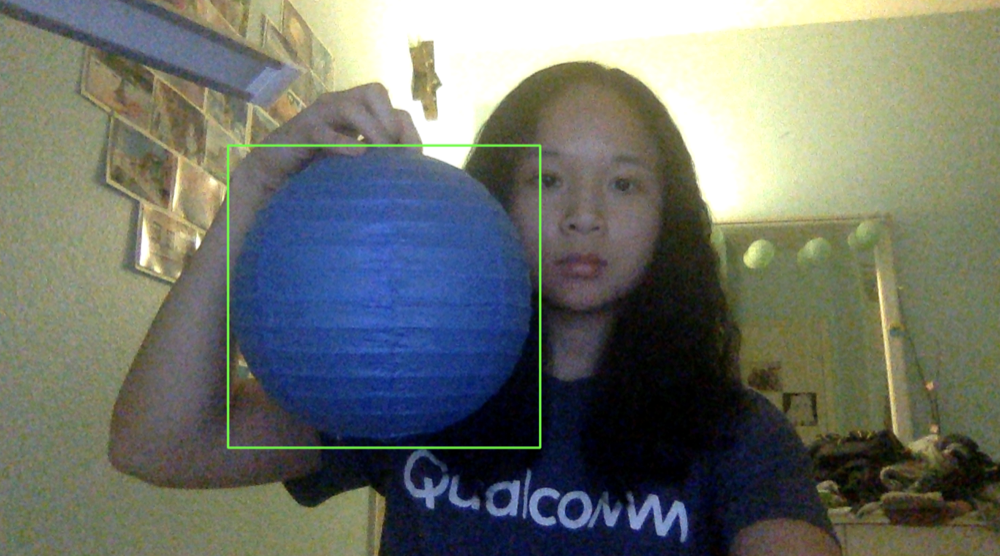
#> input picture Tutorial1/Tutorial1_Images/pt1_hsv.png, 1000 x 556 px, given in place of the camera
$ python hsv_video.py
#> lines starting #> are read from the running program, lines starting #| are printed output that depends on the picture; after the words box and inside, x2 and y2 are one past the last pixel; in counts of white or black regions, pixels touching at a corner belong together
"""
Detect Blue Objects in HSV

Reference:
    https://answers.opencv.org/question/200861/drawing-a-rectangle-around-a-color-as-shown/?fbclid=IwAR3_P7pmzYS7Mw8sSBtK5d7szhg-RNjCkZzlrln65rmqrbxqHm10JTxzG1I
Modifications:
    - Removed "show mask" function call. Only HSV frame is displayed.

"""

import numpy as np
import cv2

cap = cv2.VideoCapture(0)

while True:
    _, frame = cap.read()
#> frame is the input picture: shape (556, 1000, 3); mean B, G, R 105.6, 113, 108.5
    # Convert BGR to HSV
    hsv = cv2.cvtColor(frame, cv2.COLOR_BGR2HSV)
#> hsv: shape (556, 1000, 3); mean H, S, V 58.5, 89.9, 126.6
    # define range of blue color in HSV
    lower_blue = np.array([100,50,50])
    upper_blue = np.array([130,255,255])
    # Threshold the HSV image to get only blue colors
    mask = cv2.inRange (hsv, lower_blue, upper_blue)
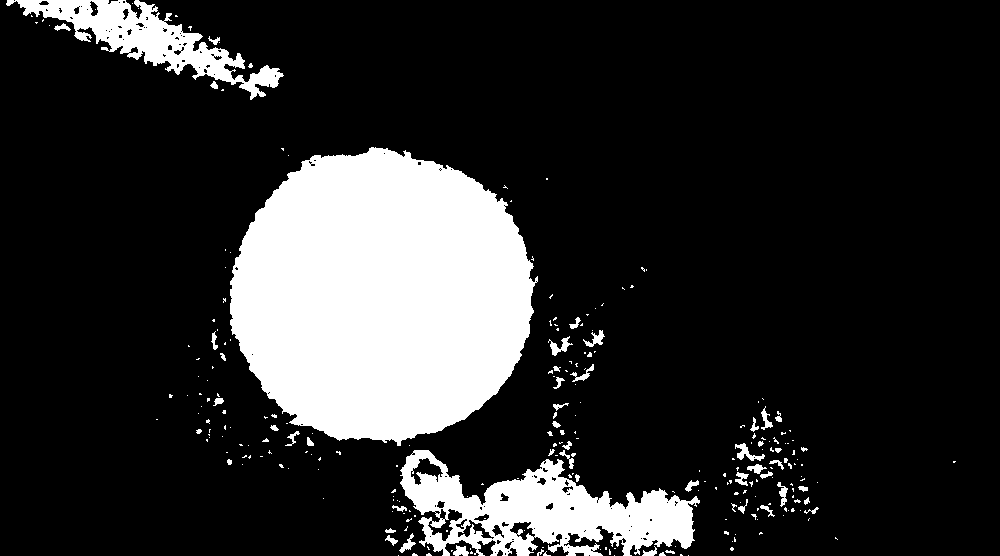
#> mask: shape (556, 1000); 17.6% white; 261 white regions (208 under 20 px)
    bluecnts = cv2.findContours(mask.copy(),
                              cv2.RETR_EXTERNAL,
                              cv2.CHAIN_APPROX_SIMPLE)[-2]
#> bluecnts = 257 contours, 217 with area under 20; largest, box (x1, y1, x2, y2) and area: (230, 147, 538, 446) 69428, (400, 450, 700, 556) 16924, (6, 0, 284, 100) 7788, (735, 443, 765, 461) 159, (548, 336, 573, 356) 140

    if len(bluecnts)>0:
        blue_area = max(bluecnts, key=cv2.contourArea)
#> blue_area = contour of 573 points, box (x1, y1, x2, y2) (230, 147, 538, 446), area 69428
        (xg,yg,wg,hg) = cv2.boundingRect(blue_area)
#> xg = 230; yg = 147; wg = 308; hg = 299
        cv2.rectangle(frame,(xg,yg),(xg+wg, yg+hg),(0,255,0),2)
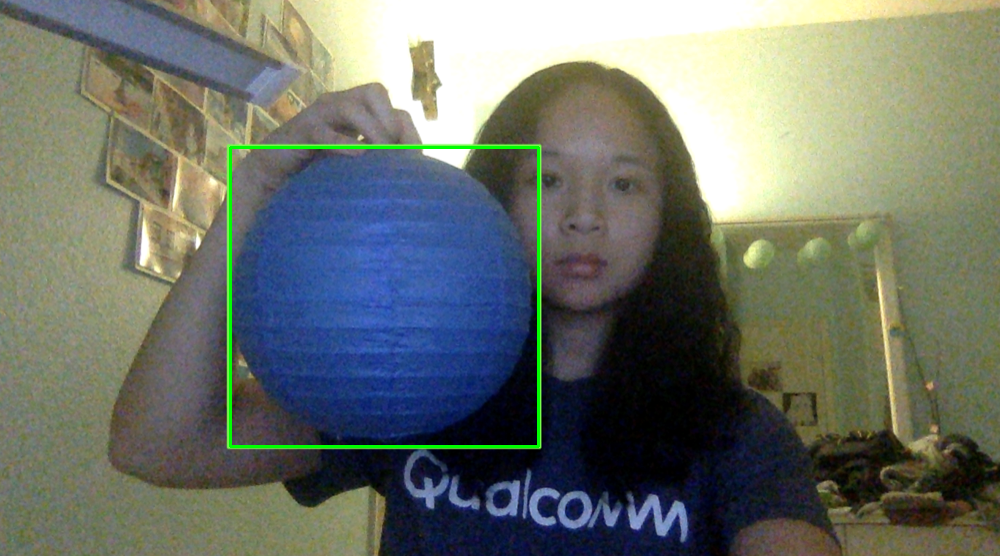
#> frame: shape (556, 1000, 3); 0.65% of pixels changed, all inside (x1, y1, x2, y2) = (229, 146, 540, 448)

    cv2.imshow('frame',frame)

    k = cv2.waitKey(5)
#> (key Esc is pressed here)
    if k == 27:
        break

cap.release()
cv2.destroyAllWindows()

$ run again, on Tutorial1/Tutorial1_Images/pt1_rgb.png
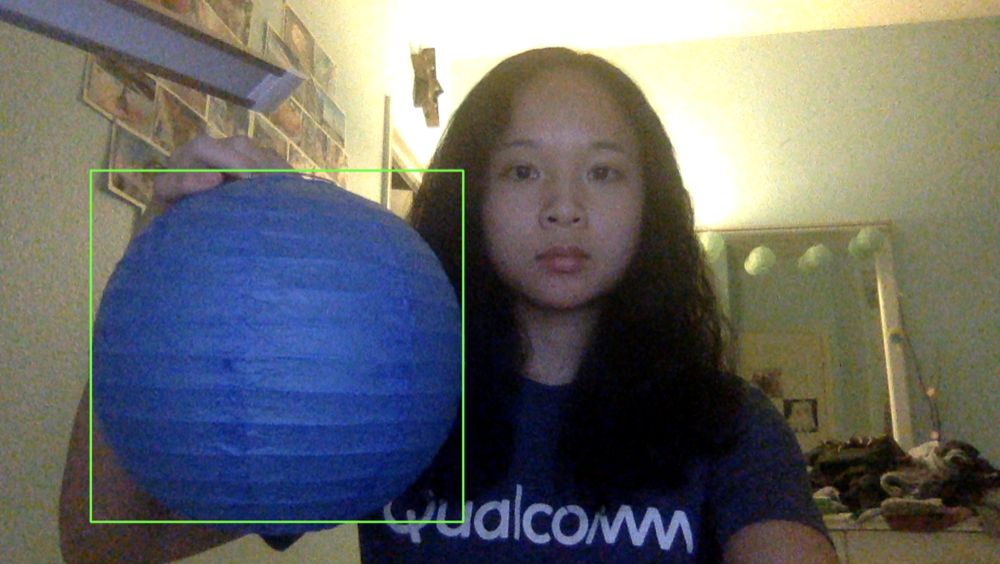
#> input picture Tutorial1/Tutorial1_Images/pt1_rgb.png, 1000 x 564 px, given in place of the camera
#> frame is the input picture: shape (564, 1000, 3); mean B, G, R 102.8, 103.9, 102.4
#> hsv: shape (564, 1000, 3); mean H, S, V 61, 103.7, 124.4
#> `mask = cv2.inRange (hsv, lower_blue, upper_blue)`:
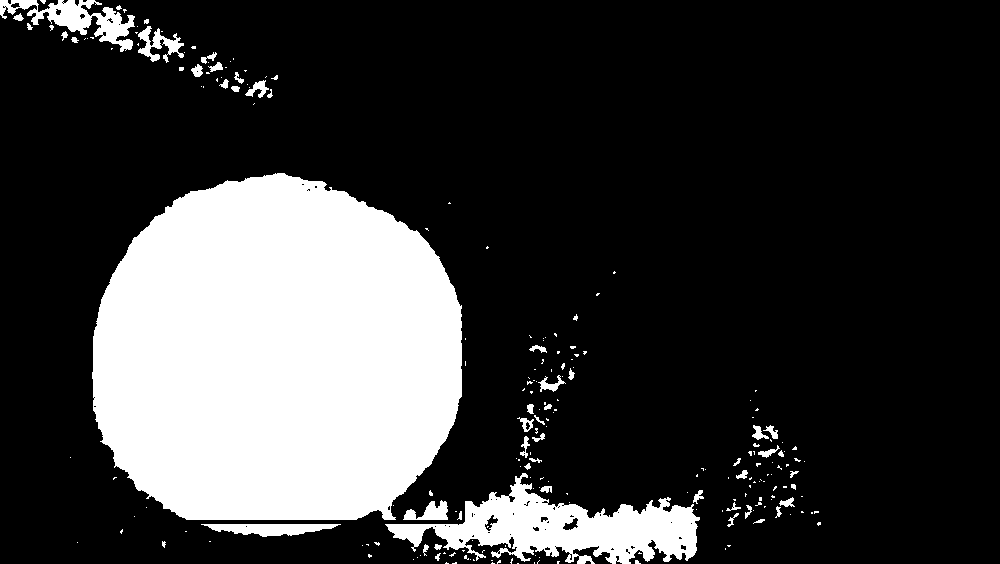
#> mask: shape (564, 1000); 22.4% white; 222 white regions (171 under 20 px)
#> bluecnts = 221 contours, 184 with area under 20; largest, box (x1, y1, x2, y2) and area: (92, 173, 462, 520) 104868, (385, 473, 700, 564) 12355, (0, 0, 135, 52) 2342, (201, 524, 341, 537) 1011, (138, 26, 184, 63) 566
#> blue_area = contour of 527 points, box (x1, y1, x2, y2) (92, 173, 462, 520), area 104868
#> xg = 92; yg = 173; wg = 370; hg = 347
#> `cv2.rectangle(frame,(xg,yg),(xg+wg, yg+hg),(0,255,0),2)`:
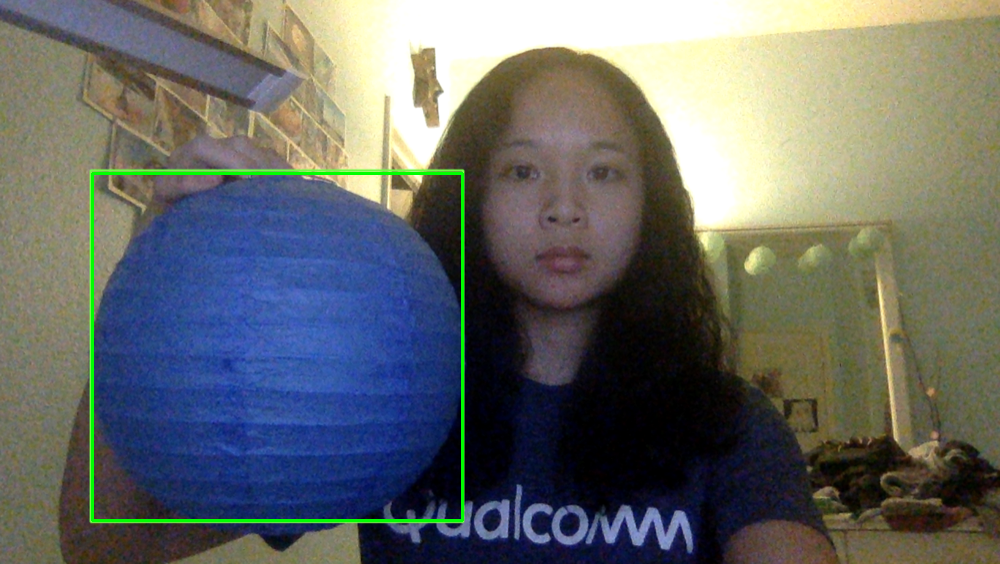
#> frame: shape (564, 1000, 3); 0.76% of pixels changed, all inside (x1, y1, x2, y2) = (91, 172, 464, 522)
